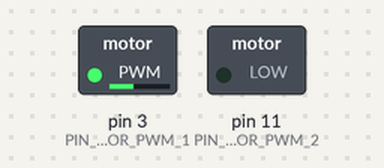
This sketch was run on a simulated Arduino Uno, built with avr-gcc and run on an emulated ATmega328P. Parts: switched loads named in the sketch (green lamp = pin HIGH).

Above: at 0.1 s.
Timing chart, 0 to 1.6 s (numbered marks = the images above):
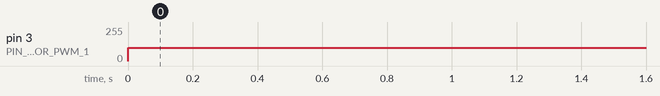

Measured:
- by itself, pin 3 (PIN_MOTOR_PWM_1): 0/255 → 100/255 at 0.00 s

The sketch:

motor_test.ino
```cpp
// ピン番号の定義
// モータ1（右）
// PWM: Pin 3, dir: Pin 2, encoder(A&B): Pin 4, 5
const int PIN_MOTOR_PWM_1 = 3;
const int PIN_MOTOR_DIR_1 = 2;
const int PIN_ENCODER_1A = 4;
const int PIN_ENCODER_1B = 5;
// モータ2（左）
// PWM: Pin 11, dir: Pin 12, encoder(A&B): Pin 6, 7
const int PIN_MOTOR_PWM_2 = 11;
const int PIN_MOTOR_DIR_2 = 12;
const int PIN_ENCODER_2A = 6;
const int PIN_ENCODER_2B = 7;

// パラメータ
const int GEAR_RATIO = 64;  // ギア比
const int RES_ENC = 12;     // エンコーダ分解能（1回転あたりの出力パルス数）

int voltage1,voltage2;

void riseEnc1A(){


}

void riseEnc2A(){


}

void moveMotor1(){
  digitalWrite(PIN_MOTOR_DIR_1,HIGH);
  analogWrite(PIN_MOTOR_PWM_1,voltage1);
}

void moveMotor2(){
  digitalWrite(PIN_MOTOR_DIR_2,HIGH);
  analogWrite(PIN_MOTOR_PWM_2,voltage2);
}

void setup(){

  // change PWM freq
  TCCR1B=TCCR1B&0xf8|0x01;  // Pin9,Pin10 PWM 31250Hz
  TCCR2B=TCCR2B&0xf8|0x01;  // Pin3,Pin11 PWM 31250Hz

  // ピンモードの設定
  pinMode(PIN_MOTOR_PWM_1, OUTPUT);
  pinMode(PIN_MOTOR_PWM_2, OUTPUT);
  pinMode(PIN_ENCODER_1A, INPUT);
  pinMode(PIN_ENCODER_1B, INPUT);
  pinMode(PIN_ENCODER_2A, INPUT);
  pinMode(PIN_ENCODER_2B, INPUT);


}

void loop(){


    digitalWrite(PIN_MOTOR_DIR_1,HIGH);
    analogWrite(PIN_MOTOR_PWM_1,100);
/*
    digitalWrite(PIN_MOTOR_DIR_2,HIGH);
    analogWrite(PIN_MOTOR_PWM_2,100);
    delay(5000);

    digitalWrite(PIN_MOTOR_DIR_1,HIGH);
    analogWrite(PIN_MOTOR_PWM_1,0);
    digitalWrite(PIN_MOTOR_DIR_2,HIGH);
    analogWrite(PIN_MOTOR_PWM_2,0);
    delay(5000);
*/

}
```
